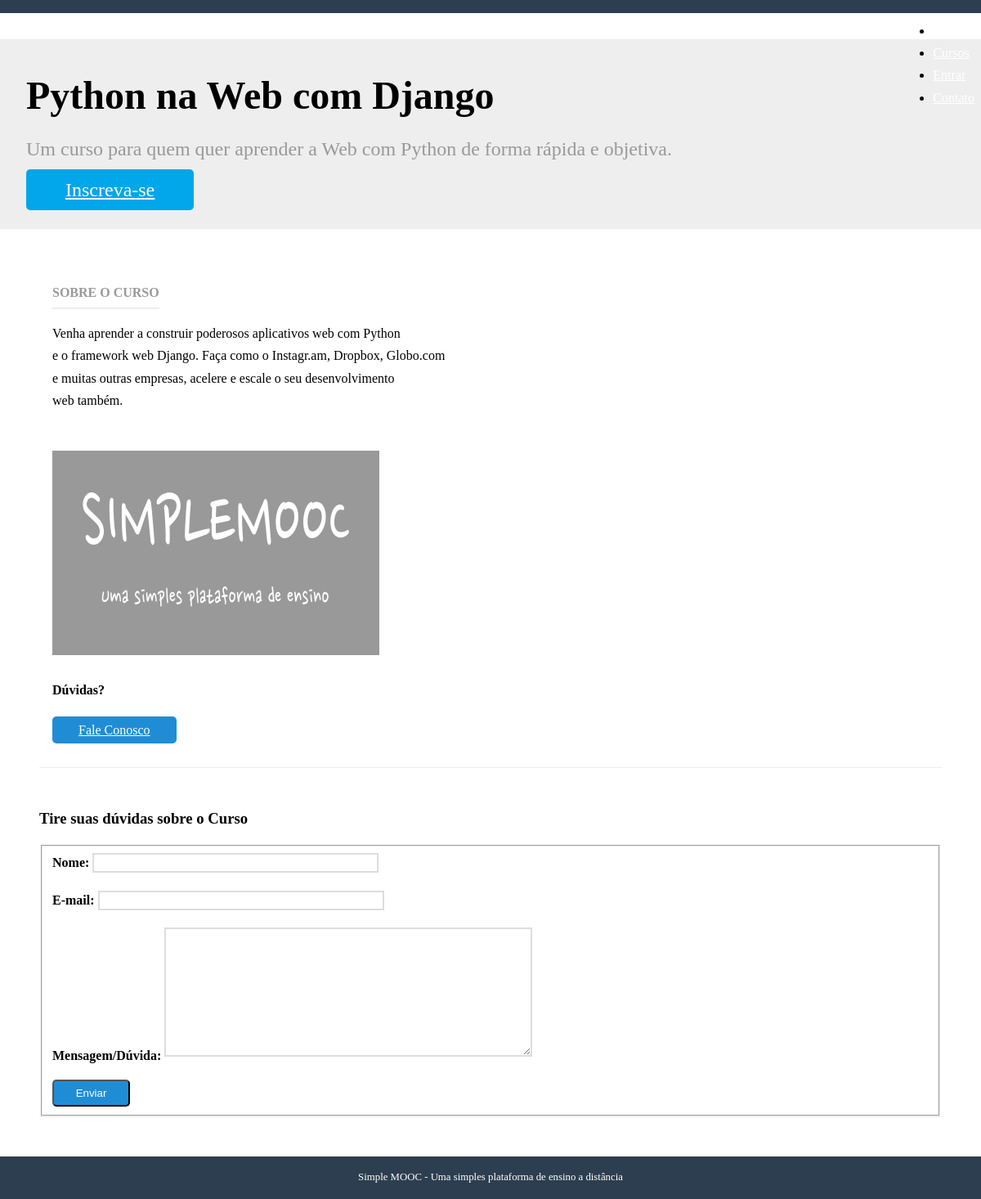
/cursos/python-na-web-com-django/, run on the app's committed database.
### courses/models.py (models this page shows, shortened)
class Course(models.Model):
    objects = CourseManager()
    name = models.CharField('Nome', max_length=100);
    slug = models.SlugField('Atalho');
    description = models.TextField('Descrição', blank=True);
    about = models.TextField('Sobre o Curso', blank=True);
    start_date = models.DateField(
        'Data de Início', null=True, blank=True
    )
    image = models.ImageField(
        upload_to='courses/images', verbose_name='Imagem',
        null=True, blank=True
    )
    created_at = models.DateTimeField('Criado em', auto_now_add=True)
    updated_at = models.DateTimeField('Atualizado em', auto_now=True)
    def __str__(self):
        return self.name
    class Meta:
        verbose_name = 'Curso'
        verbose_name_plural = 'Cursos'
        ordering = ['-name']

### courses/views.py (the view)
# urls.py: path('<slug:slug>/', views.details, name='details'),
def details(request, slug):
	course = get_object_or_404(Course, slug=slug)
	context = {}
	if request.method == 'POST':
		form = ContactCourse(request.POST)
		if form.is_valid():
			context['is_valid'] = True
			print(form.cleaned_data)
			form.send_mail(course)
			form = ContactCourse()
	else:
		form = ContactCourse()
	context['form'] = form
	context['course'] = course
	return render(request, 'details.html', context)

### courses/forms.py (shortened to what this page needs)
class ContactCourse(forms.Form):
    name = forms.CharField(label='Nome', max_length=100)
    email = forms.EmailField(label='E-mail')
    message = forms.CharField(
        label='Mensagem/Dúvida', widget=forms.Textarea
    )

### courses/templates/details.html (shortened to what this page needs)
{% extends "base.html" %}
{% load static %}
{% block content %}
<div class="splash">
    <div class="pure-g-r">
        <div class="pure-u-1">
            <div class="l-box splash-text">
                <h1 class="splash-head">
                    {{ course }}
                </h1>
                <h2 class="splash-subhead">
                    {{ course.description }}
                </h2>
                <p>
                    <a href="#" class="pure-button primary-button">Inscreva-se</a>
                </p>
            </div>
        </div>
    </div>
</div>
<div class="pure-g-r content-ribbon">
    <div class="pure-u-2-3">
        <div class="l-box">
            <h4 class="content-subhead">Sobre o Curso</h4>
            {{ course.about | linebreaks }}
        </div>
    </div>
    <div class="pure-u-1-3">
        <div class="l-box">
            {% if course.image %}
            <img src="{{ course.image.url }}" alt="" />
            {% else %}
            <img src="{% static 'img/course-image.png' %}" alt="" />
            {% endif %}
            <h4>Dúvidas?</h4>
            <p>
                <a href="#contato" title="" class="pure-button">Fale Conosco</a>
            </p>
        </div>
    </div>
</div>
<div class="pure-g-r content-ribbon" id="contato">
    <div class="pure-u-1">
        <h3>Tire suas dúvidas sobre o Curso</h3>
        <form action="#contato" class="pure-form pure-form-aligned" method="post">
            <fieldset>
                {% for field in form %}
                <div class="pure-control-group">
                    {{ field.label_tag }}
                    {{ field }}
                </div>
                {% endfor %}
                <div class="pure-controls">
                    <button type="submit" class="pure-button pure-button-primary">Enviar</button>
                </div>
            </fieldset>
        </form>
    </div>
</div>
{% endblock %}

### core/static/css/styles.css (style rules this page uses)
* { -webkit-box-sizing: border-box; -moz-box-sizing: border-box; box-sizing: border-box; }
body { margin: 0 auto; line-height: 1.7em; }
.l-box { padding: 1em; }
body .primary-button { background: #02a6eb; color: #fff; }
.splash { margin: 0 auto; padding: 1.5em 1em 0; background: #eee; }
.splash .splash-head { font-size: 300%; margin: 0em 0; line-height: 1.2em; }
.splash .splash-subhead { color: #999; font-weight: 300; line-height: 1.4em; }
.splash .primary-button { font-size: 150%; }
.content .content-subhead { color: #999; padding-bottom: 0.3em; text-transform: uppercase; margin: 0; border-bottom: 2px solid #eee; display: inline-block; }
.content .content-ribbon { margin: 3em; border-bottom: 1px solid #eee; }
.pure-form label { margin: 1em 0 0; font-weight: bold; font-size: 100%; }
.pure-form input[type], textarea, select { border: 2px solid #ddd; box-shadow: none; font-size: 100%; width: 100%; max-width: 350px; margin-bottom: 0.3em; }
.pure-form textarea { max-width: 450px; }
.pure-form .pure-control-group { margin-bottom: 1em; }
.pure-button { background-color: #1f8dd6; color: white; padding: 0.5em 2em; border-radius: 5px; }

### data on the page
Course: name "Python na Web com Django", description "Um curso para quem quer aprender a Web com Python de forma rápida e objetiva.", about "Venha aprender a construir poderosos aplicativos web com Python e o framework web Django. Faça como o Instagr.am, Dropbox, Globo.com e muitas outras empresas, acelere e escale o seu desenvolvimento web também."

### other printed values
{{ field.label_tag }} "Nome:" "E-mail:" "Mensagem/Dúvida:"
